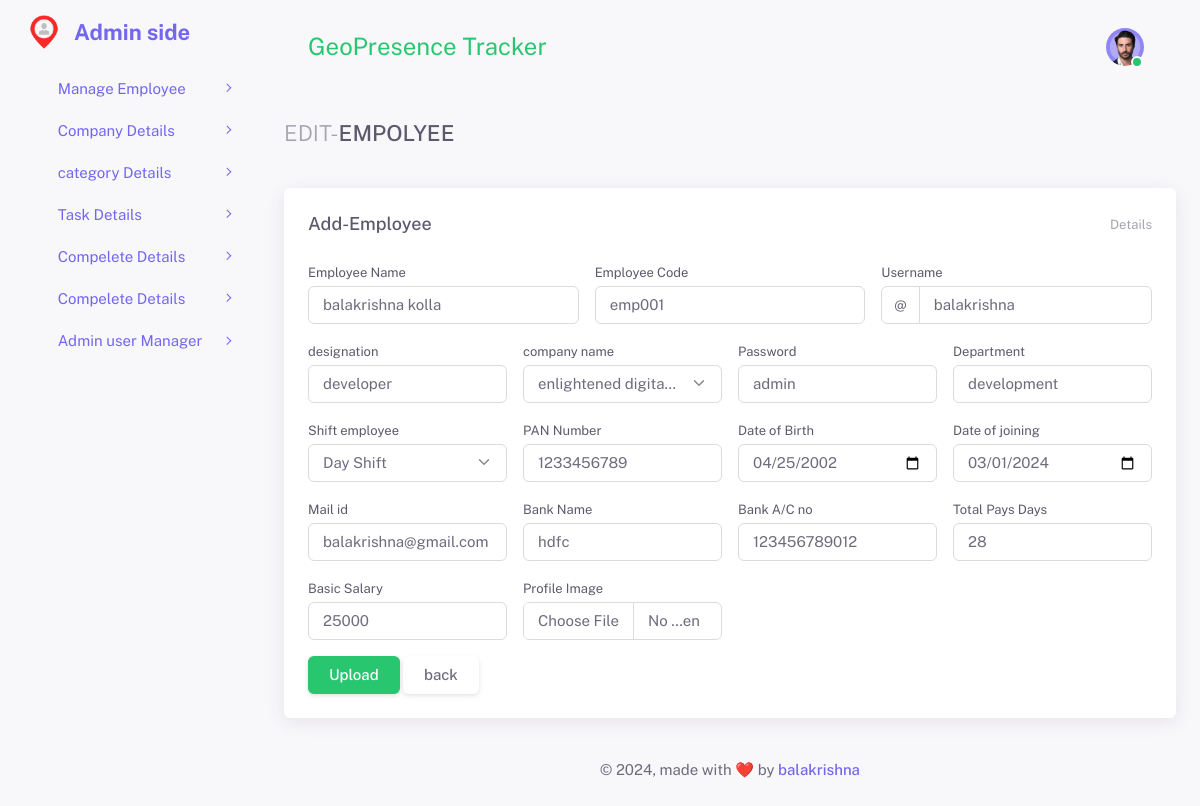
/admin/edit-empolyee.php?sid=25 (signed in), run on the app's committed database.
### tables this page shows
CREATE TABLE `employee` (
  `id` int(111) NOT NULL,
  `emp_name` varchar(111) NOT NULL,
  `emp_code` varchar(111) NOT NULL,
  `emp_user` varchar(111) NOT NULL,
  `emp_designation` varchar(111) NOT NULL,
  `emp_company` varchar(111) NOT NULL,
  `emp_password` varchar(111) NOT NULL,
  `emp_department` varchar(111) NOT NULL,
  `emp_pan` varchar(111) NOT NULL,
  `emp_dob` date NOT NULL,
  `emp_doj` date NOT NULL,
  `emp_mail` varchar(111) NOT NULL,
  `emp_bankname` varchar(111) NOT NULL,
  `emp_bankAC` varchar(111) NOT NULL,
  `emp_tpd` varchar(111) NOT NULL,
  `emp_basicsalary` varchar(111) NOT NULL,
  `emp_shifttime` varchar(111) NOT NULL,
  `profile` varchar(111) NOT NULL
);

### admin/edit-empolyee.php (the view, shortened to what this page needs)
<!DOCTYPE html>
<html lang="en" class="light-style layout-navbar-fixed layout-menu-fixed layout-compact " dir="ltr" data-theme="theme-default" data-assets-path="assets/" data-template="vertical-menu-template">
<head>
    <link rel="stylesheet" href="assets/vendor/fonts/fontawesome.css" />
    <link rel="stylesheet" href="assets/vendor/fonts/tabler-icons.css" />
    <link rel="stylesheet" href="assets/vendor/fonts/flag-icons.css" />
    <link rel="stylesheet" href="assets/vendor/css/rtl/core.css" class="template-customizer-core-css" />
    <link rel="stylesheet" href="assets/css/demo.css" />
    <link rel="stylesheet" href="assets/vendor/libs/node-waves/node-waves.css" />
    <link rel="stylesheet" href="assets/vendor/libs/perfect-scrollbar/perfect-scrollbar.css" />
    <link rel="stylesheet" href="assets/vendor/libs/typeahead-js/typeahead.css" />
    <link rel="stylesheet" href="assets/vendor/libs/flatpickr/flatpickr.css" />
    <link rel="stylesheet" href="assets/vendor/libs/animate-css/animate.css" />
    <link rel="stylesheet" href="assets/vendor/libs/select2/select2.css" />
    <link rel="stylesheet" href="assets/vendor/libs/sweetalert2/sweetalert2.css" />
</head>
<body>
    <div class="layout-wrapper layout-content-navbar  ">
        <div class="layout-container">
            <?php include 'menu.php'; ?>
            <div class="layout-page">
                <?php include 'search-bar.php'; ?>
                <div class="content-wrapper">
                    <div class="container-xxl flex-grow-1 container-p-y">
                        <h4 class="py-3 mb-4"><span class="text-muted fw-light">EDIT-</span>EMPOLYEE</h4>
                        <div class="row">
                            <div class="col-xl">
                                <div class="card mb-4">
                                    <div class="card-header d-flex justify-content-between align-items-center">
                                        <h5 class="mb-0">Add-Employee</h5> <small class="text-muted float-end">Details</small>
                                    </div>
                                    <div class="card-body">
                                        <?php
                                        include 'config.php';
                                        $id = $_GET['sid'];
                                        $sql = "SELECT * FROM  `employee` WHERE `id` = {$id}";
                                        $result = mysqli_query($con, $sql);
                                        if (mysqli_num_rows($result) > 0) {
                                            while ($data = mysqli_fetch_assoc($result)) {
                                        ?>
                                                <form class="row g-3 needs-validation" novalidate autocomplete="off" id="submit-form">
                                                    <div class="col-md-4">
                                                        <label for="validationCustom01" class="form-label">Employee Name</label>
                                                        <input type="text" class="form-control" id="fname" value="<?php echo $data['emp_name']?>" name="empname" placeholder="Employee Name" required>
                                                    </div>
                                                    <div class="col-md-4">
                                                        <label for="validationCustom02" class="form-label">Employee Code</label>
                                                        <input type="text" class="form-control" id="empcode"  value="<?php echo $data['emp_code']?>" name="empcode" placeholder="Employee Code" readonly required>
                                                    </div>
                                                    <div class="col-md-4">
                                                        <label for="validationCustomUsername" class="form-label">Username</label>
                                                        <div class="input-group has-validation">
                                                            <span class="input-group-text" id="inputGroupPrepend">@</span>
                                                            <input type="text" class="form-control" id="empusername"  value="<?php echo $data['emp_user']?>" name="empusername" aria-describedby="inputGroupPrepend" placeholder="Username" required>
                                                        </div>
                                                    </div>
                                                    <div class="col-md-3">
                                                        <label for="validationCustom03" class="form-label">designation</label>
                                                        <input type="Email" class="form-control" id="email"  value="<?php echo $data['emp_designation']?>" name="empdesignation" placeholder="designation" required>
                                                    </div>
                                                    <div class="col-md-3">
                                                        <label for="validationCustom02" class="form-label">company name</label>
                                                    </div>
                                                    <div class="col-md-3">
                                                        <label for="validationCustom03" class="form-label">Password</label>
                                                        <input type="text" class="form-control" id="password"  value="<?php echo $data['emp_password']?>" name="emppassword" placeholder="Password" required>
                                                    </div>
                                                    <div class="col-md-3">
                                                        <label for="validationCustom03" class="form-label">Department</label>
                                                        <input type="Email" class="form-control" id="phone"  value="<?php echo $data['emp_department']?>" name="empdepartment" placeholder="Department" required>
                                                    </div>
                                                    <div class="col-md-3">
                                                        <label for="validationCustom02" class="form-label">Shift employee</label>
                                                    </div>
                                                    <div class="col-md-3">
                                                        <label for="validationCustom04" class="form-label">PAN Number</label>
                                                        <input type="text" class="form-control" id="State"  value="<?php echo $data['emp_pan']?>" name="emppan" placeholder="PAN Number" required>
                                                    </div>
                                                    <div class="col-md-3">
                                                        <label for="validationCustom05" class="form-label">Date of Birth</label>
                                                        <input type="date" class="form-control" id="zipcode"  value="<?php echo $data['emp_dob']?>" name="empdob" required>
                                                    </div>
                                                    <div class="col-md-3">
                                                        <label for="validationCustom05" class="form-label">Date of joining</label>
                                                        <input type="date" class="form-control" id="zipcode"  value="<?php echo $data['emp_doj']?>" name="empdoj" required>
                                                    </div>
                                                    <div class="col-md-3">
                                                        <label for="validationCustom05" class="form-label">Mail id</label>
                                                        <input type="email" class="form-control" id="zipcode"  value="<?php echo $data['emp_mail']?>" name="empmail" placeholder="Mail id" required>
                                                    </div>
                                                    <div class="col-md-3">
                                                        <label for="validationCustom05" class="form-label">Bank Name</label>
                                                        <input type="email" class="form-control" id="zipcode"  value="<?php echo $data['emp_bankname']?>" name="empbankname" placeholder="Bank Name" required>
                                                    </div>
                                                    <div class="col-md-3">
                                                        <label for="validationCustom05" class="form-label">Bank A/C no</label>
                                                        <input type="email" class="form-control" id="zipcode"  value="<?php echo $data['emp_bankAC']?>" name="empbankac" placeholder="Bank A/C no" required>
                                                    </div>
                                                    <div class="col-md-3">
                                                        <label for="validationCustom05" class="form-label">Total Pays Days</label>
                                                        <input type="email" class="form-control" id="zipcode"  value="<?php echo $data['emp_tpd']?>" name="empTPD" placeholder="Total pays days" required>
                                                    </div>
                                                    <div class="col-md-3">
                                                        <label for="validationCustom05" class="form-label">Basic Salary</label>
                                                        <input type="email" class="form-control" id="zipcode"  value="<?php echo $data['emp_basicsalary']?>" name="empbasicSalary" placeholder="Basic Salary" required>
                                                    </div>
                                                    <div class="col-md-3">
                                                        <label for="validationCustom05" class="form-label">Profile Image</label>
                                                        <input type="file" class="form-control" id="zipcode"  value="<?php echo $data['profile']?>" name="profile" required>
                                                    </div>
                                                    <div class="col-12">
                                                        <button class="btn btn-success" id="sbtn" type="submit">Upload</button>
                                                        <a href="view-employee.php" class="btn btn-primary">back</a>
                                                    </div>
                                                </form>
                                        <?php
                                            }
                                        } ?>
                                    </div>
                                </div>
                            </div>
                        </div>
                        <?php include 'footer.php'; ?>
                    </div>
                </div>
            </div>
        </div>
</body>
</html>

### admin/menu.php (shortened to what this page needs)
<aside id="layout-menu" class="layout-menu menu-vertical menu bg-menu-theme">
  <div class="app-brand demo  p-2 ">
    <a href="index.php" class="app-brand-link">
      <span class="app-brand-logo demo" style="height:90px; width:40px;">
        <img src="./logo.png" style="height:80px; width:80px;" alt="" srcset="">
      </span>
      <span class="app-brand-text demo menu-text fw-bold">Admin side</span>
    </a>
    <a href="" class="layout-menu-toggle menu-link text-large ms-auto">
      <i class="ti menu-toggle-icon d-none d-xl-block ti-sm align-middle"></i>
    </a>
  </div>
  <ul class="menu-inner py-1">
    <li class="menu-item">
      <a href="" class="menu-link menu-toggle">
      <i class="fa-solid fa-users mx-2 "></i>
        <div data-i18n="Manage Employee">Manage Employee</div>
      </a>
    </li>
    <li class="menu-item">
      <a href="" class="menu-link menu-toggle">
        <i class="fa-solid fa-industry mx-2 "></i>
        <div data-i18n="Company Details">Company Details</div>
      </a>
    </li>
    <li class="menu-item">
      <a href="" class="menu-link menu-toggle">
      <i class="fa-solid fa-layer-group mx-2"></i>
        <div data-i18n="category Details">category Details</div>
      </a>
    </li>
    <li class="menu-item">
      <a href="" class="menu-link menu-toggle">
      <i class="fa-solid fa-list-check mx-2"></i>
        <div data-i18n="Task Details">Task Details</div>
      </a>
    </li>
    <li class="menu-item">
      <a href="" class="menu-link menu-toggle">
      <i class="fa-solid fa-info mx-2 "></i>
        <div data-i18n="Compeleted Details">Compelete Details</div>
      </a>
    </li>
    <li class="menu-item">
      <a href="" class="menu-link menu-toggle">
      <i class="fa-solid fa-clipboard-user mx-2 "></i>
        <div data-i18n="Attenddance Details">Compelete Details</div>
      </a>
    </li>
        <li class="menu-item">
      <a href="" class="menu-link menu-toggle">
      <i class="fa-solid fa-user-tie mx-2"></i>
        <div data-i18n="Manage Admin ">Admin user Manager</div>
      </a>
    </li>
  </ul>
</aside>

### admin/search-bar.php (shortened to what this page needs)
<nav class="layout-navbar container-xxl navbar navbar-expand-xl navbar-detached align-items-center bg-navbar-theme" id="layout-navbar">
      <div class="navbar-nav-right d-flex align-items-center" id="navbar-collapse">
        <div class="navbar-nav align-items-center">
          <div class="nav-item navbar-search-wrapper mb-0">
            <a class="nav-item nav-link search-toggler d-flex align-items-center px-0" href="javascript:void(0);">
              <span class="d-none d-md-inline-block text-success "  STYLE="font-size:24px" title="project title" >GeoPresence Tracker</span>
            </a>
          </div>
        </div>
        <ul class="navbar-nav flex-row align-items-center ms-auto">
          <li class="nav-item navbar-dropdown dropdown-user dropdown">
            <a class="nav-link dropdown-toggle hide-arrow" href="javascript:void(0);" data-bs-toggle="dropdown">
              <div class="avatar avatar-online">
                <img src="assets/img/avatars/1.png" alt class="h-auto rounded-circle">
              </div>
            </a>
          </li>
        </ul>
      </div>
</nav>

### admin/footer.php (shortened to what this page needs)
<footer class="content-footer footer bg-footer-theme">
            <div class="container-xxl">
              <div class="footer-container d-flex align-items-center justify-content-center py-2 flex-md-row flex-column">
                <div>
                  © , made with ❤️ by <a href="https://pixinvent.com/" target="_blank" class="fw-medium">balakrishna</a>
                </div>
              </div>
            </div>
          </footer>

### admin/assets/css/demo.css (style rules this page uses)
.light-style .menu .app-brand.demo { height: 64px; }
.app-brand-logo.demo { -ms-flex-align: center; align-items: center; -ms-flex-pack: center; justify-content: center; display: -ms-flexbox; display: flex; width: 34px; height: 24px; }
.app-brand-text.demo { font-size: 1.375rem; }
.layout-navbar-fixed .layout-wrapper:not(.layout-without-menu) .layout-page { padding-top: 64px !important; }
.layout-navbar-fixed .layout-wrapper:not(.layout-horizontal):not(.layout-without-menu) .layout-page { padding-top: 78px !important; }

### data on the page
employee: empname "balakrishna kolla", empcode "emp001", empusername "balakrishna", empdesignation "developer", emppassword "admin", empdepartment "development", emppan "1233456789", empdob "04/25/2002", empdoj "03/01/2024", empmail "balakrishna@gmail.com", empbankname "hdfc", empbankac "123456789012", empTPD "28", empbasicSalary "25000"
